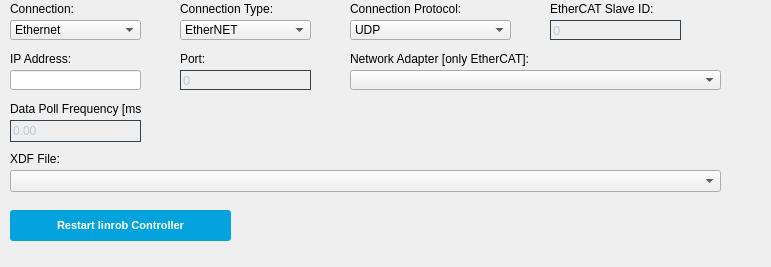
    <widget class="QWidget" name="page_controller_settings">
     <property name="geometry">
      <rect>
       <x>0</x>
       <y>0</y>
       <width>771</width>
       <height>267</height>
      </rect>
     </property>
     <attribute name="label">
      <string>n-Axis Controller Settings</string>
     </attribute>
     <widget class="QLabel" name="lbl_axis_connection">
      <property name="geometry">
       <rect>
        <x>10</x>
        <y>0</y>
        <width>131</width>
        <height>18</height>
       </rect>
      </property>
      <property name="font">
       <font>
        <family>Arial</family>
       </font>
      </property>
      <property name="text">
       <string>Connection:</string>
      </property>
     </widget>
     <widget class="QComboBox" name="cb_axis_connection">
      <property name="geometry">
       <rect>
        <x>10</x>
        <y>20</y>
        <width>131</width>
        <height>20</height>
       </rect>
      </property>
      <property name="font">
       <font>
        <family>Arial</family>
       </font>
      </property>
      <property name="styleSheet">
       <string notr="true"/>
      </property>
      <property name="editable">
       <bool>false</bool>
      </property>
      <property name="placeholderText">
       <string/>
      </property>
      <item>
       <property name="text">
        <string>Ethernet</string>
       </property>
      </item>
      <item>
       <property name="text">
        <string>Serial</string>
       </property>
      </item>
     </widget>
     <widget class="QLabel" name="lbl_axis_connection_type">
      <property name="geometry">
       <rect>
        <x>180</x>
        <y>0</y>
        <width>131</width>
        <height>18</height>
       </rect>
      </property>
      <property name="font">
       <font>
        <family>Arial</family>
       </font>
      </property>
      <property name="text">
       <string>Connection Type:</string>
      </property>
     </widget>
     <widget class="QComboBox" name="cb_axis_connection_type">
      <property name="geometry">
       <rect>
        <x>180</x>
        <y>20</y>
        <width>131</width>
        <height>20</height>
       </rect>
      </property>
      <property name="font">
       <font>
        <family>Arial</family>
       </font>
      </property>
      <property name="styleSheet">
       <string notr="true"/>
      </property>
      <property name="editable">
       <bool>false</bool>
      </property>
      <property name="placeholderText">
       <string/>
      </property>
      <item>
       <property name="text">
        <string>EtherNET</string>
       </property>
      </item>
      <item>
       <property name="text">
        <string>EtherCAT</string>
       </property>
      </item>
     </widget>
     <widget class="QLabel" name="lbl_axis_protocol">
      <property name="geometry">
       <rect>
        <x>350</x>
        <y>0</y>
        <width>161</width>
        <height>18</height>
       </rect>
      </property>
      <property name="font">
       <font>
        <family>Arial</family>
       </font>
      </property>
      <property name="text">
       <string>Connection Protocol:</string>
      </property>
     </widget>
     <widget class="QComboBox" name="cb_axis_protocol">
      <property name="geometry">
       <rect>
        <x>350</x>
        <y>20</y>
        <width>161</width>
        <height>20</height>
       </rect>
      </property>
      <property name="font">
       <font>
        <family>Arial</family>
       </font>
      </property>
      <property name="styleSheet">
       <string notr="true"/>
      </property>
      <property name="editable">
       <bool>false</bool>
      </property>
      <property name="placeholderText">
       <string/>
      </property>
      <item>
       <property name="text">
        <string>UDP</string>
       </property>
      </item>
      <item>
       <property name="text">
        <string>TCP</string>
       </property>
      </item>
     </widget>
     <widget class="QLabel" name="lbl_axis_ipAdr">
      <property name="geometry">
       <rect>
        <x>10</x>
        <y>50</y>
        <width>131</width>
        <height>18</height>
       </rect>
      </property>
      <property name="font">
       <font>
        <family>Arial</family>
       </font>
      </property>
      <property name="toolTip">
       <string>&lt;html&gt;&lt;head/&gt;&lt;body&gt;&lt;p&gt;&lt;br/&gt;&lt;/p&gt;&lt;/body&gt;&lt;/html&gt;</string>
      </property>
      <property name="text">
       <string>IP Address:</string>
      </property>
     </widget>
     <widget class="QLineEdit" name="txt_axis_ipAdr">
      <property name="geometry">
       <rect>
        <x>10</x>
        <y>70</y>
        <width>131</width>
        <height>20</height>
       </rect>
      </property>
      <property name="font">
       <font>
        <family>Arial</family>
       </font>
      </property>
      <property name="toolTip">
       <string>&lt;html&gt;&lt;head/&gt;&lt;body&gt;&lt;p&gt;&lt;span style=&quot; font-size:10pt;&quot;&gt;IP Address for given Servo Controller, only needed in EtherNET connection mode!&lt;/span&gt;&lt;/p&gt;&lt;/body&gt;&lt;/html&gt;</string>
      </property>
      <property name="styleSheet">
       <string notr="true"/>
      </property>
      <property name="inputMask">
       <string/>
      </property>
      <property name="alignment">
       <set>Qt::AlignCenter</set>
      </property>
     </widget>
     <widget class="QLabel" name="lbl_axis_port">
      <property name="geometry">
       <rect>
        <x>180</x>
        <y>50</y>
        <width>131</width>
        <height>18</height>
       </rect>
      </property>
      <property name="font">
       <font>
        <family>Arial</family>
       </font>
      </property>
      <property name="text">
       <string>Port:</string>
      </property>
     </widget>
     <widget class="QSpinBox" name="nbr_axis_port">
      <property name="geometry">
       <rect>
        <x>180</x>
        <y>70</y>
        <width>131</width>
        <height>20</height>
       </rect>
      </property>
      <property name="font">
       <font>
        <family>Arial</family>
        <pointsize>-1</pointsize>
       </font>
      </property>
      <property name="styleSheet">
       <string notr="true">QSpinBox
{
	background-color: transparent;
	color: #c2c7d5;
	font-size: 13px;
 border: 1px solid #32414B;
}</string>
      </property>
      <property name="maximum">
       <number>69000</number>
      </property>
      <property name="value">
       <number>0</number>
      </property>
     </widget>
     <widget class="QLabel" name="lbl_axis_network_device_id">
      <property name="geometry">
       <rect>
        <x>350</x>
        <y>50</y>
        <width>371</width>
        <height>18</height>
       </rect>
      </property>
      <property name="font">
       <font>
        <family>Arial</family>
       </font>
      </property>
      <property name="toolTip">
       <string>Choose Network Adapter for Network ID, only needed in EtherCAT connection mode!</string>
      </property>
      <property name="text">
       <string>Network Adapter [only EtherCAT]:</string>
      </property>
     </widget>
     <widget class="QLabel" name="lbl_axis_data_poll_freq">
      <property name="geometry">
       <rect>
        <x>10</x>
        <y>100</y>
        <width>131</width>
        <height>18</height>
       </rect>
      </property>
      <property name="font">
       <font>
        <family>Arial</family>
       </font>
      </property>
      <property name="text">
       <string>Data Poll Frequency [ms]:</string>
      </property>
     </widget>
     <widget class="QLabel" name="lbl_axis_xdf_file">
      <property name="geometry">
       <rect>
        <x>10</x>
        <y>150</y>
        <width>711</width>
        <height>18</height>
       </rect>
      </property>
      <property name="font">
       <font>
        <family>Arial</family>
       </font>
      </property>
      <property name="text">
       <string>XDF File:</string>
      </property>
     </widget>
     <widget class="QComboBox" name="cb_axis_xdf_file">
      <property name="geometry">
       <rect>
        <x>10</x>
        <y>170</y>
        <width>711</width>
        <height>22</height>
       </rect>
      </property>
      <property name="font">
       <font>
        <family>Arial</family>
       </font>
      </property>
      <property name="styleSheet">
       <string notr="true"/>
      </property>
      <property name="editable">
       <bool>false</bool>
      </property>
      <property name="placeholderText">
       <string/>
      </property>
     </widget>
     <widget class="QComboBox" name="cb_tcp_network_adapter">
      <property name="geometry">
       <rect>
        <x>350</x>
        <y>70</y>
        <width>371</width>
        <height>20</height>
       </rect>
      </property>
      <property name="font">
       <font>
        <family>Arial</family>
       </font>
      </property>
      <property name="styleSheet">
       <string notr="true"/>
      </property>
      <property name="editable">
       <bool>false</bool>
      </property>
      <property name="placeholderText">
       <string/>
      </property>
     </widget>
     <widget class="QPushButton" name="btn_restart_controller">
      <property name="geometry">
       <rect>
        <x>10</x>
        <y>210</y>
        <width>221</width>
        <height>31</height>
       </rect>
      </property>
      <property name="font">
       <font>
        <family>Arial</family>
        <pointsize>-1</pointsize>
        <weight>75</weight>
        <bold>true</bold>
       </font>
      </property>
      <property name="styleSheet">
       <string notr="true">/*-----QPushButton-----*/
QPushButton
{
	background-color: rgb(4, 163, 221);
	color: #fff;
	font-size: 11px;
	font-weight: bold;
	border: none;
	border-radius: 3px;
	padding: 5px;

}


QPushButton::pressed
{
	background-color: rgb(3, 115, 213);

}</string>
      </property>
      <property name="text">
       <string>Restart linrob Controller</string>
      </property>
      <property name="iconSize">
       <size>
        <width>16</width>
        <height>16</height>
       </size>
      </property>
     </widget>
     <widget class="QLabel" name="ico_axis_network_adapter_error">
      <property name="geometry">
       <rect>
        <x>730</x>
        <y>70</y>
        <width>20</width>
        <height>20</height>
       </rect>
      </property>
      <property name="toolTip">
       <string>Adapter in DataBase does not exist on this System, choose another one!</string>
      </property>
      <property name="toolTipDuration">
       <number>-1</number>
      </property>
      <property name="text">
       <string/>
      </property>
      <property name="scaledContents">
       <bool>true</bool>
      </property>
     </widget>
     <widget class="QLabel" name="ico_axis_xdf_error">
      <property name="geometry">
       <rect>
        <x>730</x>
        <y>170</y>
        <width>20</width>
        <height>20</height>
       </rect>
      </property>
      <property name="toolTip">
       <string>XDF file from DataBase not found on this System, choose another one!</string>
      </property>
      <property name="toolTipDuration">
       <number>-1</number>
      </property>
      <property name="text">
       <string/>
      </property>
      <property name="scaledContents">
       <bool>true</bool>
      </property>
     </widget>
     <widget class="QLabel" name="ico_axis_ip_error">
      <property name="geometry">
       <rect>
        <x>150</x>
        <y>70</y>
        <width>20</width>
        <height>20</height>
       </rect>
      </property>
      <property name="toolTip">
       <string>Adapter in DataBase does not exist on this System, choose another one!</string>
      </property>
      <property name="toolTipDuration">
       <number>-1</number>
      </property>
      <property name="text">
       <string/>
      </property>
      <property name="scaledContents">
       <bool>true</bool>
      </property>
     </widget>
     <widget class="QLabel" name="ico_axis_port_error">
      <property name="geometry">
       <rect>
        <x>320</x>
        <y>80</y>
        <width>20</width>
        <height>20</height>
       </rect>
      </property>
      <property name="toolTip">
       <string>Adapter in DataBase does not exist on this System, choose another one!</string>
      </property>
      <property name="toolTipDuration">
       <number>-1</number>
      </property>
      <property name="text">
       <string/>
      </property>
      <property name="scaledContents">
       <bool>true</bool>
      </property>
     </widget>
     <widget class="QDoubleSpinBox" name="nbr_axis_data_poll_freq">
      <property name="geometry">
       <rect>
        <x>10</x>
        <y>120</y>
        <width>131</width>
        <height>22</height>
       </rect>
      </property>
      <property name="font">
       <font>
        <family>Arial</family>
       </font>
      </property>
      <property name="styleSheet">
       <string notr="true">QDoubleSpinBox
{
	background-color: transparent;
	color: #c2c7d5;
    border: 1px solid #32414B;
}</string>
      </property>
      <property name="minimum">
       <double>-99999999.000000000000000</double>
      </property>
      <property name="maximum">
       <double>99999999.000000000000000</double>
      </property>
     </widget>
     <widget class="QLabel" name="lbl_axis_ecat_slave_id">
      <property name="geometry">
       <rect>
        <x>550</x>
        <y>0</y>
        <width>131</width>
        <height>18</height>
       </rect>
      </property>
      <property name="font">
       <font>
        <family>Arial</family>
       </font>
      </property>
      <property name="text">
       <string>EtherCAT Slave ID:</string>
      </property>
     </widget>
     <widget class="QSpinBox" name="nbr_axis_ecat_slave_id">
      <property name="geometry">
       <rect>
        <x>550</x>
        <y>20</y>
        <width>131</width>
        <height>20</height>
       </rect>
      </property>
      <property name="font">
       <font>
        <family>Arial</family>
        <pointsize>-1</pointsize>
       </font>
      </property>
      <property name="styleSheet">
       <string notr="true">QSpinBox
{
	background-color: transparent;
	color: #c2c7d5;
	font-size: 13px;
 border: 1px solid #32414B;
}</string>
      </property>
      <property name="maximum">
       <number>69000</number>
      </property>
      <property name="value">
       <number>0</number>
      </property>
     </widget>
    </widget>
